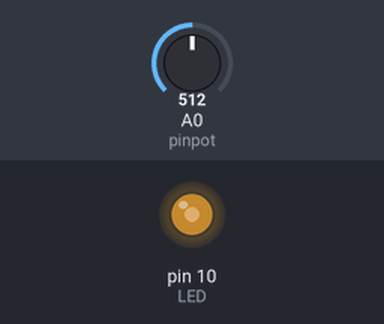
This sketch was run on a simulated Arduino Uno, built with avr-gcc and run on an emulated ATmega328P. Parts: output pins drawn as LEDs (lit = HIGH). The inputs (shaded band) are chosen by the test bench; at power-on: A0 (pinpot) = 512.

Above: at 1.8 s.
1.9 s: A0 (pinpot) set to 716
At 2.8 s:
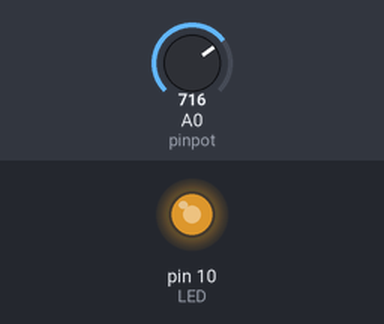
3.5 s: A0 (pinpot) set to 900
At 4.3 s:
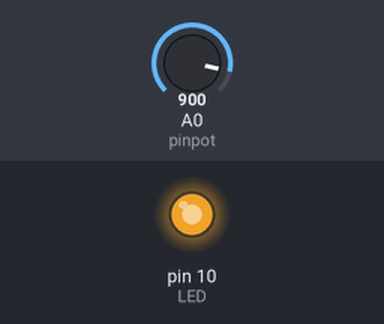
5.5 s: A0 (pinpot) set to 122
At 7.1 s:
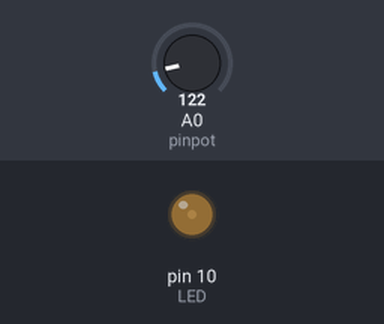
7.5 s: A0 (pinpot) set to 0
At 8.6 s:
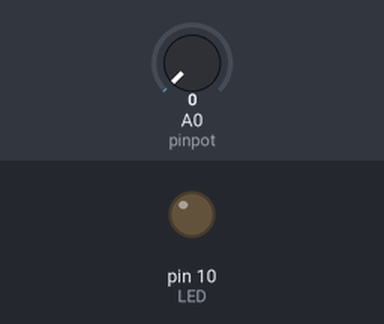
9.5 s: A0 (pinpot) set to 511
At 11.3 s:
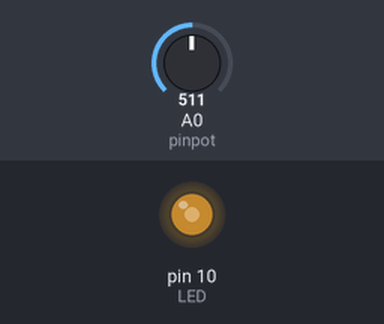
Timing chart, 0 to 12.5 s (numbered marks = the images above; inputs shaded):
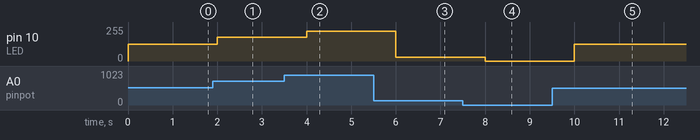

The sketch:

lesson6...readvalue.ino
```cpp
int pinpot = A0;
int LED =  10;
int ReadValue;
float WriteValue;


void setup() {
  // put your setup code here, to run once:

  Serial.begin(9600);
  pinMode(pinpot,INPUT);
  pinMode(LED,OUTPUT);
}

void loop() {
  // put your main code here, to run repeatedly:
ReadValue = analogRead(pinpot);
WriteValue =(255./1023.)*ReadValue;
analogWrite(LED,WriteValue);
delay(1000);


}
```

Measured:
- after the input at 1.9 s, pin 10 (LED): 127/255 → 178/255 after 0.10 s
- after the input at 3.5 s, pin 10 (LED): 178/255 → 224/255 after 0.50 s
- after the input at 5.5 s, pin 10 (LED): 224/255 → 30/255 after 0.50 s
- after the input at 7.5 s, pin 10 (LED): 30/255 → 0/255 after 0.50 s
- after the input at 9.5 s, pin 10 (LED): 0/255 → 127/255 after 0.50 s
